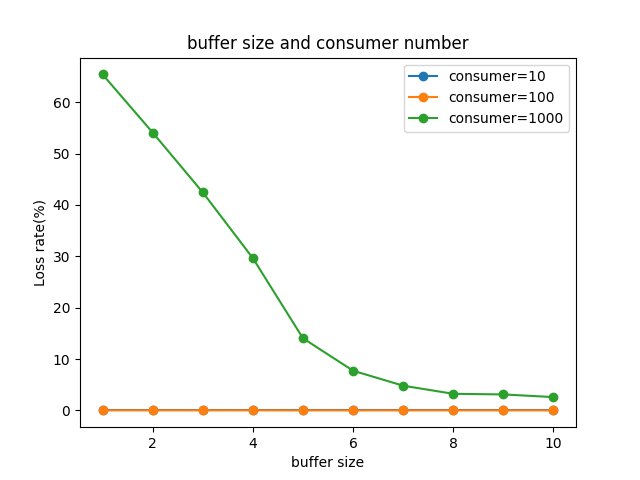

Source code (Python):
import matplotlib.pyplot as plt

# 設定縱軸和橫軸的數值
y_values = list(range(0, 110, 10)) #loss rate
x_values = list(range(1, 11)) #buffer size

# customer = 10
line1 = [0.00, 0.00, 0.00, 0.00, 0.00, 0.00, 0.00, 0.00, 0.00, 0.00]

# customer = 100
line2 = [0.01, 0.01, 0.01, 0.01, 0.00, 0.00, 0.00, 0.00, 0.00, 0.00]

# customer = 1000
line3 = [65.42, 54.10, 42.45, 29.64, 14.05, 7.73, 4.81, 3.23, 3.11, 2.59]

# 使用 Matplotlib 畫圖
plt.plot(x_values, line1, label='consumer=10', marker='o')
plt.plot(x_values, line2, label='consumer=100', marker='o')
plt.plot(x_values, line3, label='consumer=1000', marker='o')

# 設定圖的標題和軸的標籤
plt.title('buffer size and consumer number')
plt.xlabel('buffer size')
plt.ylabel('Loss rate(%)')

# 顯示圖例
plt.legend()

# 顯示圖
plt.show()
